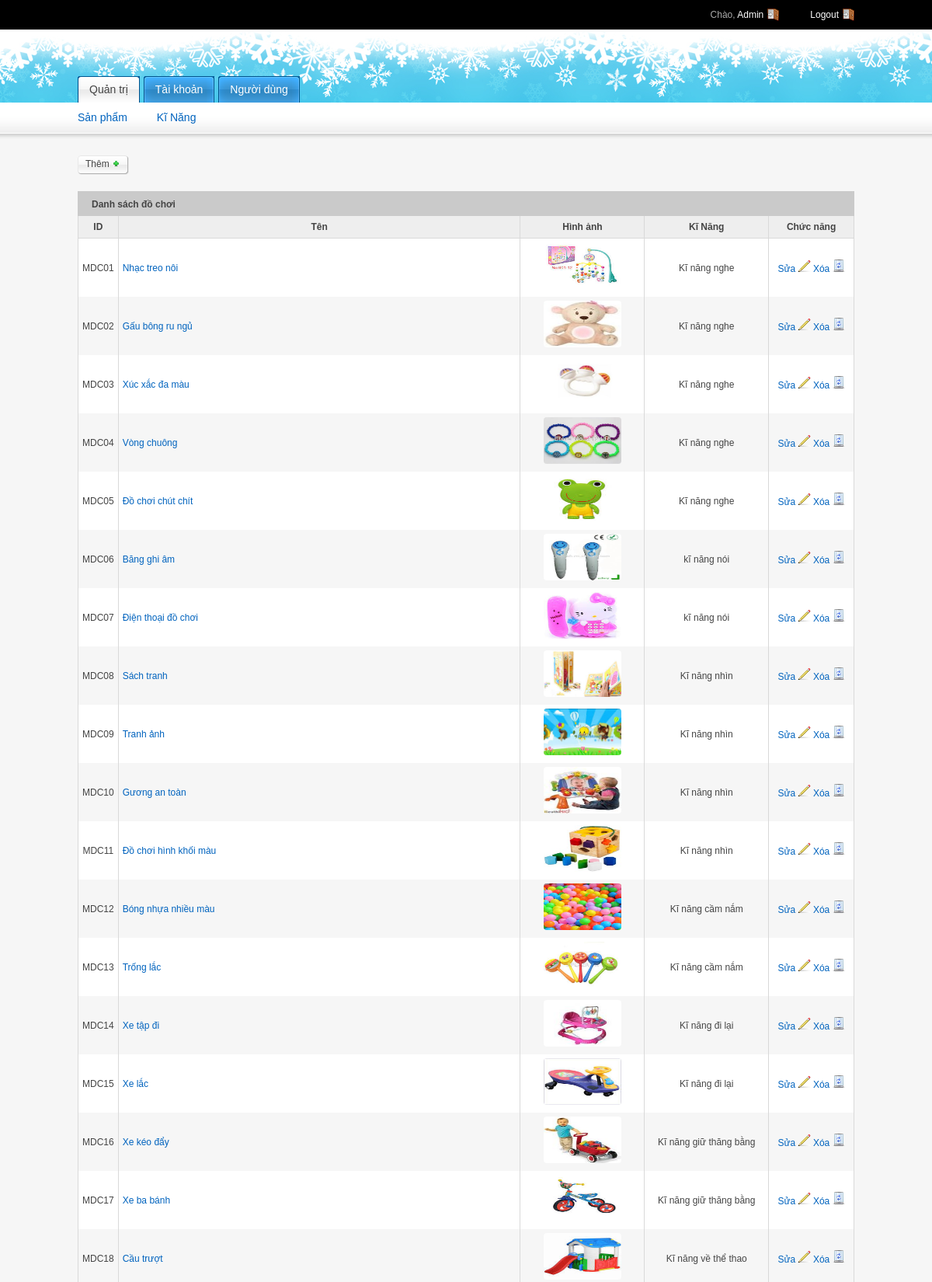
The app's page /admin/indexNews.php (signed in, upper part) with its own data.
### tables this page shows
CREATE TABLE IF NOT EXISTS `phattrien` (
  `MaDC` char(50) NOT NULL,
  `MaKN` char(50) NOT NULL
);

CREATE TABLE IF NOT EXISTS `dochoi` (
  `MaDC` char(50) NOT NULL,
  `TenDC` varchar(50) NOT NULL,
  `HinhAnh` varchar(255) NOT NULL
);

CREATE TABLE IF NOT EXISTS `kinang` (
  `MaKN` char(50) NOT NULL,
  `TenKN` varchar(50) NOT NULL
);

### admin/indexNews.php (the view, shortened to what this page needs)
<?php  include_once $_SERVER['DOCUMENT_ROOT'] .'/Theme/DoChoi/functions/dbconnect.php'; ?>
<?php  include_once $_SERVER['DOCUMENT_ROOT'] .'/Theme/DoChoi/tempates/include/admin/header.php';?>
			<div class="add">
				<a class="button" href="addNews.php">
					<span>
						Thêm
						<img alt="Thêm" src="/Theme/DoChoi/file/images/admin/plus-small.gif">
					</span>
				</a>
			</div>
            <div class="grid_12">
                <div class="module">
                	<h2><span>Danh sách đồ chơi</span></h2>
                    <div class="module-table-body">
                    	<form action="">
                        <table id="myTable" class="tablesorter">
                        	<thead>
                                <tr>
                                    <th style="width:4%; text-align: center;">ID</th>
                                    <th>Tên</th>
									<th style="width:16%; text-align: center;">Hình ảnh</th>
									<th style="width:16%; text-align: center;">Kĩ Năng</th>
                                    <th style="width:11%; text-align: center;">Chức năng</th>
                                </tr>
                            </thead>
                            <tbody>
								<?php
										$sql= "SELECT * FROM phattrien" ;
										$result= $mysqli->query($sql);
										while($ar_DC=mysqli_fetch_assoc($result)){
											$id_dc=$ar_DC['MaDC'];
											$id_kn=$ar_DC['MaKN'];
											$sql2="SELECT * FROM `dochoi`WHERE MaDC='$id_dc'";
											$result2= $mysqli->query($sql2);
											while($ar_DC2=mysqli_fetch_assoc($result2)){
												$ten_dc=$ar_DC2['TenDC'];
												$hinhanh=$ar_DC2['HinhAnh'];
												$sql3="SELECT * FROM kinang WHERE MaKN='$id_kn'";
												$result3= $mysqli->query($sql3);
												while($ar_DC3=mysqli_fetch_assoc($result3)){
													$ten_kn=$ar_DC3['TenKN'];
								?>
                                <tr>
                                    <td class="align-center"><?php echo $id_dc;?></td>
                                    <td><a href="editNews.php?id_dc=<?php echo $id_dc ;?>"><?php echo $ten_dc;?></a></td>
                                    <td align="center">
									<?php
										if($hinhanh!=NULL){
									?>
									<img src="/Theme/DoChoi/file/images/<?php echo $hinhanh;?>" class="tintuc" />
									<?php
										}
										else{
											echo '<strong>Không có hình</strong>';
										}
									?>
									</td>
									 <td class="align-center"><?php echo $ten_kn;?></td>
                                    <td align="center">
                                        <a href="editNews.php?id_dc=<?php echo $id_dc ;?>&id_kn=<?php echo $id_kn ;?>&ten_dc=<?php echo $ten_dc;?>">Sửa <img src="/Theme/DoChoi/file/images/admin/pencil.gif" alt="edit" /></a>
                                        <a href="delNews.php?id_dc=<?php echo $id_dc ;?>">Xóa <img src="/Theme/DoChoi/file/images/admin/bin.gif" width="16" height="16" alt="delete" /></a>
                                    </td>
                                </tr>
								<?php
											}
										}
									}
								?>
                            </tbody>
                        </table>
                        </form>
                     </div>
                </div>
			</div>
<?php include_once $_SERVER['DOCUMENT_ROOT'] .'/Theme/DoChoi/tempates/include/admin/footer.php' ;?>

### tempates/css/styles1.css (style rules this page uses)
html, body, div, span, applet, object, iframe, h1, h2, h3, h4, h5, h6, p, blockquote, pre, a, abbr, acronym, address, big, cite, code, del, dfn, em, font, img, ins, kbd, q, s, samp, small, strike, strong, sub, sup, tt, var, b, u, i, center, dl, dt, dd, ol, ul, li, fieldset, form, label, legend, table, caption, tbody, tfoot, thead, tr, th, td { margin: 0; padding: 0; border: 0; outline: 0; font-size: 100%; background: transparent; }
body { line-height: 1; }
table { border-collapse: collapse; border-spacing: 0; }
body { font: 12px/1.5 tahoma,arial; color: #444444; background-color: #f6f6f6; }
h2 { font-size: 24px; letter-spacing: -1px; }
p, dl, hr, h1, h2, h3, h4, h5, h6, ol, ul, pre, table, address, fieldset { margin-bottom: 15px; }
a, a:visited { color:#0063be; text-decoration: none; }
.align-center { text-align: center; }
div.module { float: left; margin-bottom: 10px; width: 100%; }
div.module div.module-table-body { padding: 0; float: left; width: 100%; }
div.module h2 { background: #cacaca; display: block; float: left; height: 32px; margin-right: 0px; padding-right: 0px; text-decoration: none; color: #444444; font-family: Arial, Helvetica, sans-serif; font-size:12px; font-weight:bold; width: 100%; margin-bottom: 0; letter-spacing: normal }
div.module h2 span { display: block; line-height: 20px; padding: 7px 0 5px 18px; }
div.module table { width: 100%; margin: 0 0 10px 0; border-left: 1px solid #d9d9d9; border-bottom: 1px solid #d9d9d9; }
div.module table th { background-color: #eeeeee; color: #444444; padding: 5px; border-right: 1px solid #d9d9d9; border-bottom: 1px solid #d9d9d9; }
div.module table td { background-color: #ffffff; padding: 5px;; border-right: 1px solid #d9d9d9; }
a.button { background: transparent url(/Theme/DoChoi/file/images/admin/button-right-bg-m.gif) no-repeat scroll top right; display: block; float: left; height: 26px; padding-right: 11px; text-decoration: none; color: #444444; font-family: Arial, Helvetica, sans-serif; font-size:12px; }
a.button span { background: transparent url(/Theme/DoChoi/file/images/admin/button-left-bg-m.gif) no-repeat top left; display: block; line-height: 15px; padding: 4px 0 7px 10px; }
#myTable td { vertical-align: middle; }
#myTable .tintuc { width:100px; height: 60px;border-radius:4px; }
#myTable tr:nth-child(even) td { background: #F6F6F6 }
.add a { margin-bottom:20px; }

### records on screen
phattrien: MaDC "MDC01"
dochoi: TenDC "Nhạc treo nôi"
kinang: dochoi.HinhAnh (picture), TenKN "Kĩ năng nghe"
phattrien: MaDC "MDC02"
dochoi: TenDC "Gấu bông ru ngủ"
phattrien: MaDC "MDC03"
dochoi: TenDC "Xúc xắc đa màu"
phattrien: MaDC "MDC04"
dochoi: TenDC "Vòng chuông"
phattrien: MaDC "MDC05"
dochoi: TenDC "Đồ chơi chút chít"
phattrien: MaDC "MDC06"
dochoi: TenDC "Băng ghi âm"
kinang: dochoi.HinhAnh (picture), TenKN "kĩ năng nói"
phattrien: MaDC "MDC07"
dochoi: TenDC "Điện thoại đồ chơi"
phattrien: MaDC "MDC08"
dochoi: TenDC "Sách tranh"
kinang: dochoi.HinhAnh (picture), TenKN "Kĩ năng nhìn"
phattrien: MaDC "MDC09"
dochoi: TenDC "Tranh ảnh"
phattrien: MaDC "MDC10"
dochoi: TenDC "Gương an toàn"
phattrien: MaDC "MDC11"
dochoi: TenDC "Đồ chơi hình khối màu"
phattrien: MaDC "MDC12"
dochoi: TenDC "Bóng nhựa nhiều màu"
kinang: dochoi.HinhAnh (picture), TenKN "Kĩ năng cầm nắm"
phattrien: MaDC "MDC13"
dochoi: TenDC "Trống lắc"
phattrien: MaDC "MDC14"
dochoi: TenDC "Xe tập đi"
kinang: dochoi.HinhAnh (picture), TenKN "Kĩ năng đi lại"
phattrien: MaDC "MDC15"
dochoi: TenDC "Xe lắc"
phattrien: MaDC "MDC16"
dochoi: TenDC "Xe kéo đẩy"
kinang: dochoi.HinhAnh (picture), TenKN "Kĩ năng giữ thăng bằng"
phattrien: MaDC "MDC17"
dochoi: TenDC "Xe ba bánh"
phattrien: MaDC "MDC18"
dochoi: TenDC "Cầu trượt"
kinang: dochoi.HinhAnh (picture), TenKN "Kĩ năng về thể thao"

### other values on screen
$fullname "Admin"
